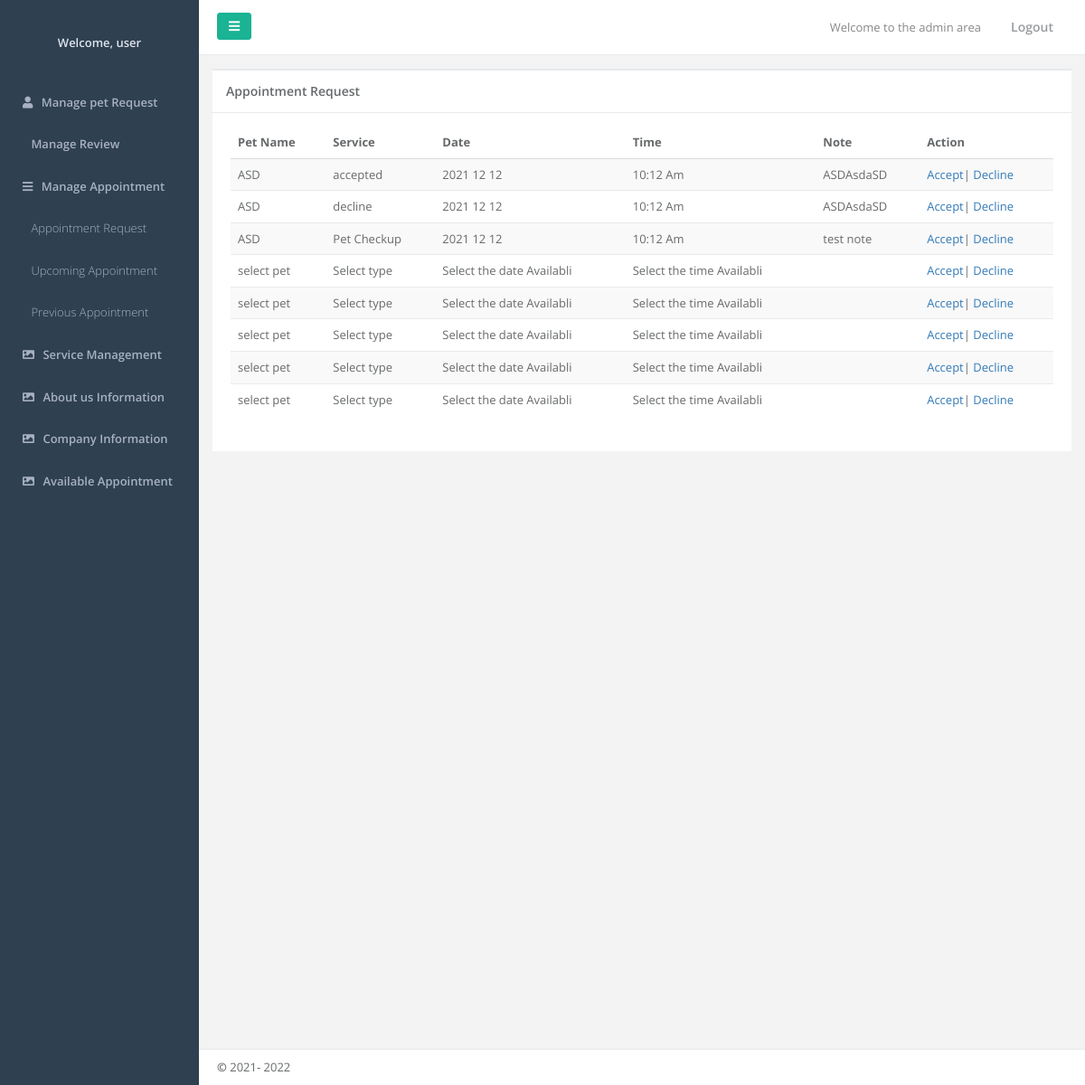
The page /admin/appointments.php on the database its author committed.
### tables this page shows
CREATE TABLE `appointments` (
  `id` int(11) NOT NULL,
  `pet_id` varchar(11) DEFAULT NULL,
  `date` varchar(25) DEFAULT NULL,
  `time` varchar(25) DEFAULT NULL,
  `type` varchar(150) DEFAULT NULL,
  `note` text NOT NULL,
  `client_id` int(11) NOT NULL,
  `deleted` int(1) DEFAULT 0,
  `accept` int(11) DEFAULT 0
);

### admin/appointments.php (the view, shortened to what this page needs)
<?php require('../dbconfig.php');
?>
<!DOCTYPE html>
<html>
<?php
include('header.php')
?>
<body>
    <div id="wrapper">
       <?php
include('nav.php')
    ?>
        <div id="page-wrapper" class="gray-bg">
            <div class="row border-bottom">
                <nav class="navbar navbar-static-top white-bg" role="navigation" style="margin-bottom: 0">
                    <div class="navbar-header">
                        <a class="navbar-minimalize minimalize-styl-2 btn btn-primary " href="#"><i
                                class="fa fa-bars"></i> </a>
                    </div>
                    <ul class="nav navbar-top-links navbar-right">
                        <li>
                            <span class="m-r-sm text-muted welcome-message">Welcome to the admin area</span>
                        </li>
                        <li>
                            <a href="logout_admin.php">
                                <i class="fa fa-sign-out"></i> Logout
                            </a>
                        </li>
                    </ul>
                </nav>
            </div>
            <div class="row mtop15">
                <div class="col-lg-12">
                    <div class="ibox float-e-margins">
                        <div class="ibox-title">
                            <h5> Appointment Request
                            </h5>
                        </div>
                        <div class="ibox-content">
                            <div class="table-responsive">
                                <table class="table table-striped">
                                    <thead>
                                        <tr>
                                            <th>Pet Name</th>
                                            <th>Service</th>
                                            <th>Date</th>
                                            <th>Time</th>
                                            <th>Note</th>
                                            <th>Action</th>
                                        </tr>
                                    </thead>
                                    <tbody>
                                    <?php
                          $sql = "SELECT * FROM appointments ";
                          $res = mysqli_query($con,$sql);
                          if($result = mysqli_query($con, $sql)){
                          if(mysqli_num_rows($res) > 0){
                           while($data = mysqli_fetch_assoc($res)){
                                ?>
                                        <tr>
                                            <td><?php echo $data['pet_id']; ?></td>
                                            <td><?php echo $data['type']; ?></td>
                                            <td><?php echo $data['date']; ?></td>
                                            <td><?php echo $data['time']; ?></td>
                                            <td><?php echo $data['note']; ?></td>
                                            <td>
                                                <a href="acceptapp.php?id=<?php echo $data['id']; ?>">Accept</a>|
                                                <a href="declineapp.php?id=<?php echo $data['id']; ?>">Decline</a>
                                            </td>
                                        </tr>
                                        <?php
}
}
} ?>
                                    </tbody>
                                </table>
                            </div>
                        </div>
                    </div>
                </div>
            </div>
            <div class="footer">
                <div>
                    <strong>&copy;</strong> 2021-
                    <?php echo date('Y'); ?>
                </div>
            </div>
        </div>
    </div>
</body>
</html>

### rows shown on the page
appointments: pet "ASD", type "accepted", date "2021 12 12", time "10:12 Am", note "ASDAsdaSD"
appointments: pet "ASD", type "decline", date "2021 12 12", time "10:12 Am", note "ASDAsdaSD"
appointments: pet "ASD", type "Pet Checkup", date "2021 12 12", time "10:12 Am", note "test note"
appointments: pet "select pet", type "Select type", date "Select the date Availabli", time "Select the time Availabli"
appointments: pet "select pet", type "Select type", date "Select the date Availabli", time "Select the time Availabli"
appointments: pet "select pet", type "Select type", date "Select the date Availabli", time "Select the time Availabli"
appointments: pet "select pet", type "Select type", date "Select the date Availabli", time "Select the time Availabli"
appointments: pet "select pet", type "Select type", date "Select the date Availabli", time "Select the time Availabli"
